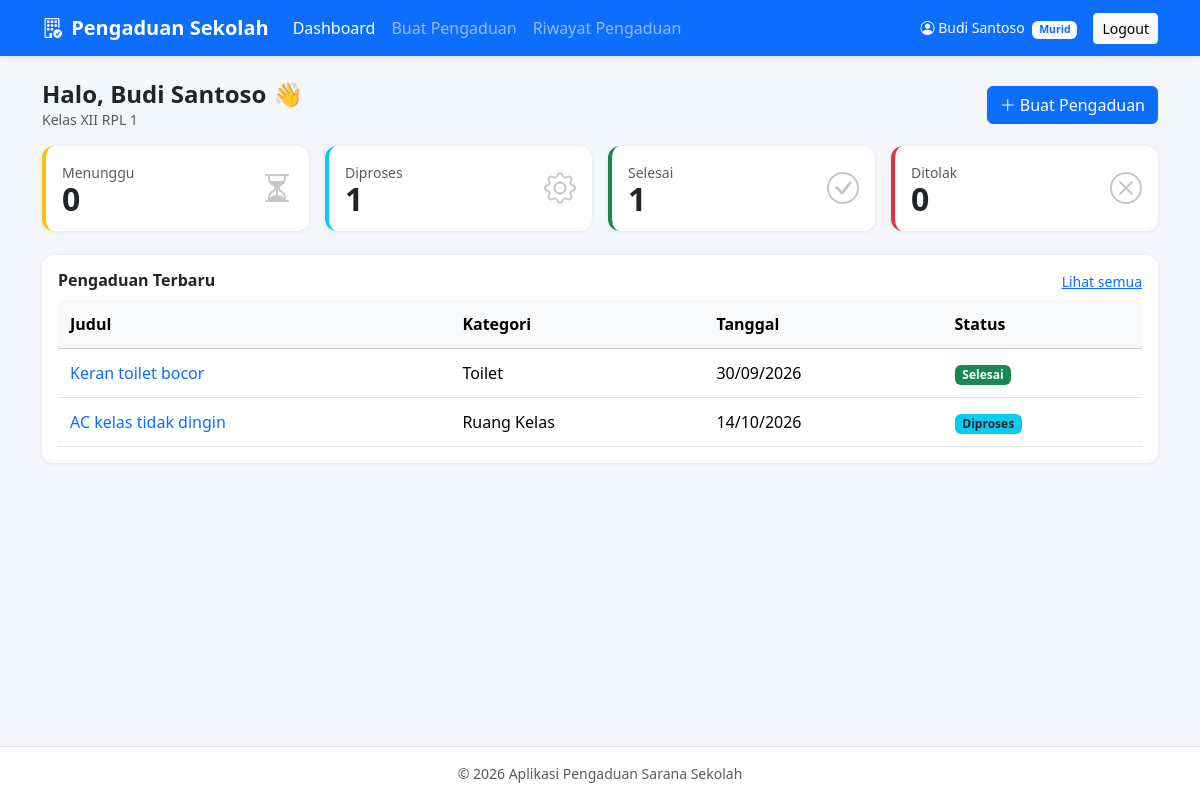
Screenshot of /murid/dashboard.php (signed in) with the database file from the repository.
### tables this page shows
CREATE TABLE `pengaduan` (
  `id_pengaduan`      INT UNSIGNED NOT NULL AUTO_INCREMENT,
  `id_user`           INT UNSIGNED NOT NULL,
  `id_kategori`       INT UNSIGNED NOT NULL,
  `judul`             VARCHAR(150) NOT NULL,
  `lokasi`            VARCHAR(100) NOT NULL,
  `deskripsi`         TEXT NOT NULL,
  `foto`              VARCHAR(255) DEFAULT NULL,
  `status`            ENUM('Menunggu','Diproses','Selesai','Ditolak') NOT NULL DEFAULT 'Menunggu',
  `tanggal_pengaduan` DATE NOT NULL,
  `created_at`        TIMESTAMP NOT NULL DEFAULT CURRENT_TIMESTAMP,
  `updated_at`        TIMESTAMP NOT NULL DEFAULT CURRENT_TIMESTAMP ON UPDATE CURRENT_TIMESTAMP,
  PRIMARY KEY (`id_pengaduan`),
  KEY `idx_tanggal` (`tanggal_pengaduan`),
  KEY `idx_status` (`status`),
  CONSTRAINT `fk_pengaduan_user` FOREIGN KEY (`id_user`)
    REFERENCES `users` (`id_user`) ON DELETE CASCADE ON UPDATE CASCADE,
  CONSTRAINT `fk_pengaduan_kategori` FOREIGN KEY (`id_kategori`)
    REFERENCES `kategori` (`id_kategori`) ON DELETE RESTRICT ON UPDATE CASCADE
);

CREATE TABLE `kategori` (
  `id_kategori`   INT UNSIGNED NOT NULL AUTO_INCREMENT,
  `nama_kategori` VARCHAR(100) NOT NULL,
  PRIMARY KEY (`id_kategori`),
  UNIQUE KEY `uq_nama_kategori` (`nama_kategori`)
);

### murid/dashboard.php (the view, shortened to what this page needs)
<?php
require_once __DIR__ . '/../config/auth.php';
$uid = user()['id'];
$stmt = $pdo->prepare('SELECT status, COUNT(*) AS jml FROM pengaduan WHERE id_user = ? GROUP BY status');
$stmt->execute([$uid]);
$ringkas = array_fill_keys(STATUS_LIST, 0);
foreach ($stmt as $r) $ringkas[$r['status']] = (int) $r['jml'];
$stmt = $pdo->prepare('SELECT p.*, k.nama_kategori FROM pengaduan p
    JOIN kategori k ON k.id_kategori = p.id_kategori
    WHERE p.id_user = ? ORDER BY p.id_pengaduan DESC LIMIT 5');
$stmt->execute([$uid]);
$terbaru = $stmt->fetchAll();
$ikon = ['Menunggu' => 'hourglass-split', 'Diproses' => 'gear', 'Selesai' => 'check-circle', 'Ditolak' => 'x-circle'];
$warna = ['Menunggu' => 'warning', 'Diproses' => 'info', 'Selesai' => 'success', 'Ditolak' => 'danger'];
require __DIR__ . '/../includes/header.php';
?>
<div class="d-flex justify-content-between align-items-center mb-3 flex-wrap gap-2">
  <div>
    <h4 class="fw-bold mb-0">Halo, <?= e(user()['nama']) ?> 👋</h4>
    <div class="text-muted small">Kelas <?= e(user()['kelas'] ?? '-') ?></div>
  </div>
  <a href="buat.php" class="btn btn-primary"><i class="bi bi-plus-lg"></i> Buat Pengaduan</a>
</div>
<div class="row g-3 mb-4">
  <?php foreach ($ringkas as $s => $n): ?>
    <div class="col-6 col-md-3">
      <div class="card stat-card border-start border-4 border-<?= $warna[$s] ?>">
        <div class="card-body d-flex justify-content-between align-items-center">
          <div><div class="text-muted small"><?= e($s) ?></div><div class="angka"><?= $n ?></div></div>
          <i class="bi bi-<?= $ikon[$s] ?>"></i>
        </div>
      </div>
    </div>
  <?php endforeach; ?>
</div>
<div class="card">
  <div class="card-body">
    <div class="d-flex justify-content-between mb-2">
      <h6 class="fw-bold mb-0">Pengaduan Terbaru</h6>
      <a href="riwayat.php" class="small">Lihat semua</a>
    </div>
    <?php if (!$terbaru): ?>
      <div class="text-muted py-3 text-center">Belum ada pengaduan.</div>
    <?php else: ?>
    <div class="table-responsive">
      <table class="table table-hover align-middle mb-0">
        <thead class="table-light"><tr><th>Judul</th><th>Kategori</th><th>Tanggal</th><th>Status</th></tr></thead>
        <tbody>
        <?php foreach ($terbaru as $r): ?>
          <tr>
            <td><a href="detail.php?id=<?= $r['id_pengaduan'] ?>" class="text-decoration-none"><?= e($r['judul']) ?></a></td>
            <td><?= e($r['nama_kategori']) ?></td>
            <td><?= tgl($r['tanggal_pengaduan']) ?></td>
            <td><?= badgeStatus($r['status']) ?></td>
          </tr>
        <?php endforeach; ?>
        </tbody>
      </table>
    </div>
    <?php endif; ?>
  </div>
</div>
<?php require __DIR__ . '/../includes/footer.php'; ?>

### config/auth.php (shortened to what this page needs)
<?php
function e($v): string { return htmlspecialchars((string) $v, ENT_QUOTES, 'UTF-8'); }
function user(): ?array  { return $_SESSION['user'] ?? null; }
function badgeStatus(string $s): string {
    $map = ['Menunggu' => 'warning text-dark', 'Diproses' => 'info text-dark', 'Selesai' => 'success', 'Ditolak' => 'danger'];
    return '<span class="badge bg-' . ($map[$s] ?? 'secondary') . '">' . e($s) . '</span>';
}
function tgl(?string $d, bool $jam = false): string {
    return date($jam ? 'd/m/Y H:i' : 'd/m/Y', strtotime($d));
}

### assets/css/style.css (style rules this page uses)
body { background: #f4f6fb; min-height: 100vh; display: flex; flex-direction: column; }
.card { border: 0; border-radius: 12px; box-shadow: 0 1px 4px rgba(20, 40, 90, .08); }
.stat-card .angka { font-size: 2rem; font-weight: 700; line-height: 1; }
.stat-card .bi { font-size: 2rem; opacity: .25; }
.table > :not(caption) > * > * { padding: .75rem; }

### rows the page displays
pengaduan: judul "Keran toilet bocor", id_kategori.nama_kategori "Toilet", tanggal_pengaduan "30/09/2026", status "Selesai"
pengaduan: judul "AC kelas tidak dingin", id_kategori.nama_kategori "Ruang Kelas", tanggal_pengaduan "14/10/2026", status "Diproses"

### other values shown
$label "Dashboard"
$label "Buat Pengaduan"
$label "Riwayat Pengaduan"
$u['nama'] "Budi Santoso"
$u['role'] "Murid"
user()['nama'] "Budi Santoso"
user()['kelas'] "XII RPL 1"
$s "Menunggu"
$n "0"
$s "Diproses"
$n "1"
$s "Selesai"
$s "Ditolak"
